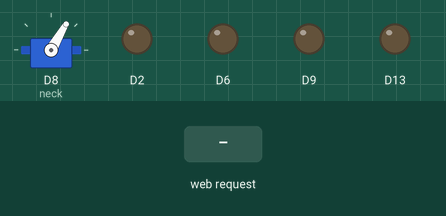
This sketch was run on a simulated Arduino MKR. Shown: servo, output pins drawn as LEDs (lit = HIGH). The test bench sets the inputs (shaded band).

Above: at 11.2 s.
11.3 s: HTTP request GET /6 received
At 11.8 s:
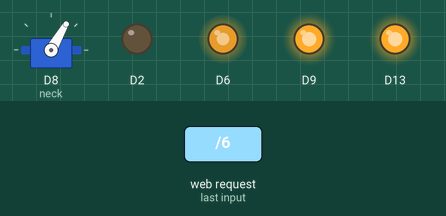
12.8 s: HTTP request GET /4 received
At 14.0 s:
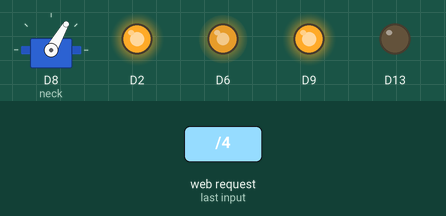
14.3 s: HTTP request GET /2 received
At 15.3 s:
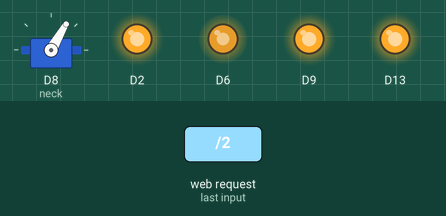
15.8 s: HTTP request GET /8 received
At 16.4 s:
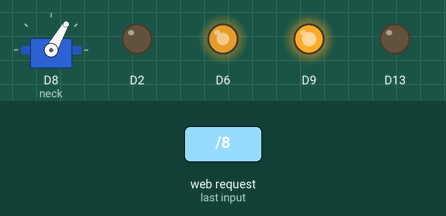
17.3 s: HTTP request GET /1 received
At 18.5 s:
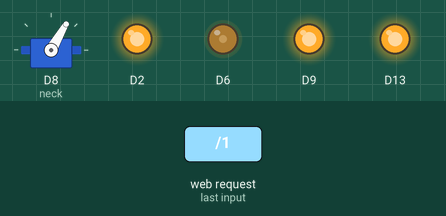
18.8 s: HTTP request GET /7 received
At 19.9 s:
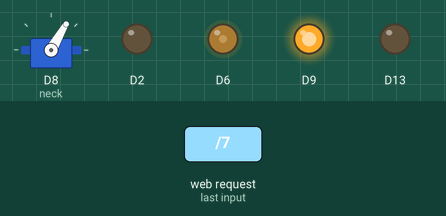
Timing chart, 0 to 21.3 s (numbered marks = the images above; inputs shaded):
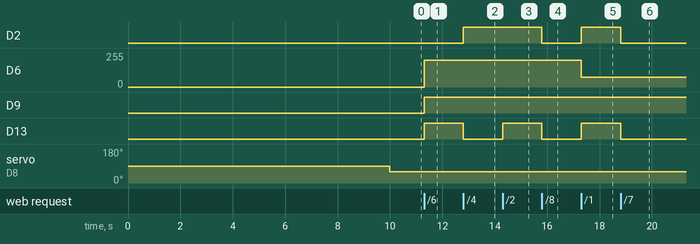

Measured:
- after the input at 11.3 s, D6: 0/255 → 200/255 at once; D9, D13: LOW → HIGH at once
- after the input at 12.8 s, D2: LOW → HIGH at once; D13: HIGH → LOW at once
- after the input at 14.3 s, D13: LOW → HIGH at once
- after the input at 15.8 s, D2, D13: HIGH → LOW at once
- after the input at 17.3 s, D2, D13: LOW → HIGH at once; D6: 200/255 → 75/255 at once
- after the input at 18.8 s, D2, D13: HIGH → LOW at once

The sketch:

OnboardArduino.ino
```cpp
#include <SPI.h>
#include <WiFi101.h>
#include<Servo.h>
#include <Arduino.h>
#include "wiring_private.h"

// DIGITAL PINS
//  0 --> Serial RX
//  1 --> Serial TX
//  2 --> R DIR
//  3 --> Serial2 RX
//  4 --> Serial2 TX
//  5 --> Wi-Fi Shield
//  6 --> L PWM
//  7 --> Wi-Fi Shield
//  8 --> Neck Servo Motor
//  9 --> R PWM
//  10 --> Wi-Fi Shield
//  11 --> Magnetic SOUTH
//  12 --> Magnetic NORTH
//  13 --> L DIR

// ANALOG PINS
//  A0 --> InfraRed
//  A1 --> Acoustic

Uart Serial2 (&sercom2, 3, 4, SERCOM_RX_PAD_1, UART_TX_PAD_0);

void SERCOM2_Handler() {  Serial2.IrqHandler(); }

Servo neck;
int neckPosn =60;

String outLizard = "";

String radio = "";
int IR = 0;
int acoustic = 0;
boolean south = true;
boolean north = true;

char ssid[] = "JIMMMMMMMMM";
char pass[] = "12345678";
int keyIndex = 0;

int status = WL_IDLE_STATUS;
WiFiServer server(80);

void setup() {
  pinMode(2, OUTPUT);
  pinMode(6, OUTPUT);
  pinMode(9, OUTPUT);
  pinMode(13, OUTPUT);
  pinMode(11, INPUT_PULLUP);
  pinMode(12, INPUT_PULLUP);

  neck.attach(8);

  if (WiFi.status() == WL_NO_SHIELD) {
    while (true);
  }

  WiFi.config(IPAddress(192, 168, 0, 6));
  status = WiFi.beginAP(ssid,pass);

  if (status != WL_AP_LISTENING) {
    while (true);
  }

  delay(10000);

  server.begin();

//  Serial.begin(9600);
//
//    while (!Serial) {
//    ; // wait for serial port to connect. Needed for native USB port only
//  }

}

void loop() {

  if (status != WiFi.status()) {
    status = WiFi.status();
    if (status == WL_AP_CONNECTED) {
      byte remoteMac[6];
      WiFi.APClientMacAddress(remoteMac);
    } else {
    }
  }

  WiFiClient client = server.available();

  if (client) {
    String currentLine = "";
    while (client.connected()) {
      if (client.available()) {
        char c = client.read();
        if (c == '\n') {
          if (currentLine.length() == 0) {
            client.println("HTTP/0.6 200 OK");
            client.println("Content-type:text/html");
            client.println();
            client.print("<title>" + outLizard + "</title>");
            client.println();
            break;
          }
          else {
            currentLine = "";
          }
        } else if (c != '\r') {
          currentLine += c;
        }

        if (currentLine.endsWith("GET /6")) {    //LEFT
          drive(200,HIGH,200,LOW);
        } else if (currentLine.endsWith("GET /4")) {    //RIGHT
          drive(200,LOW,200,HIGH);
        } else if (currentLine.endsWith("GET /2")) {    //FORWARD
          drive(200,HIGH,200,HIGH);
        } else if (currentLine.endsWith("GET /8")) {    //BACKWARD
          drive(200,LOW,200,LOW);
        } else if (currentLine.endsWith("GET /1")) {    //LEFT-FORWARD
          drive(75,HIGH,225,HIGH);
        } else if (currentLine.endsWith("GET /7")) {    //LEFT-BACKWARD
          drive(75,LOW,225,LOW);
        } else if (currentLine.endsWith("GET /3")) {    //RIGHT-FORWARD
          drive(225,HIGH,75,HIGH);
        } else if (currentLine.endsWith("GET /9")) {    //RIGHT-BACKWARD
          drive(225,LOW,75,LOW);
        } else if (currentLine.endsWith("GET /5")) {    //STOP
          drive(0,LOW,0,LOW);
        }

        if (currentLine.endsWith("GET /U") && neckPosn < 180) {     //NECK UP
          neckPosn += 15;
        } else if (currentLine.endsWith("GET /D") && neckPosn > 45) {     //NECK DOWN
          neckPosn -= 15;
        } else if (currentLine.endsWith("GET /X")) {      //NECK NO MOVE

        }


        if (currentLine.endsWith("GET /G")) {     //GET DATA
          char data;
          radio = "";
          Serial2.begin(600);
          delay(200);
          pinPeripheral(3, PIO_SERCOM_ALT);
          pinPeripheral(4, PIO_SERCOM_ALT);
          delay(200);
          for (int i=0; i<7; i++) {
            if (Serial2.available()) {
              data = Serial2.read();
              radio += data;
            }
            delay(100);
          }
          delay(100);
          Serial2.end();
          delay(100);
          IR = analogRead(A0);
          acoustic = analogRead(A1);

          if (radio.indexOf("#GAB") >= 0 && acoustic >= 300 && IR <= 200) {
            outLizard = "Gaborus";
          } else if (radio.indexOf("#NUC") >= 0 && acoustic <= 300 && IR <= 200) {
            outLizard = "Nucinkius";
          } else if (radio.indexOf("#DUR") >= 0 && acoustic <= 300 && IR <= 200) {
            outLizard = "Durranis";
          } else if (radio.indexOf("#PER") >= 0 && acoustic <= 300 && IR <= 200) {
            outLizard = "Pereai";
          } else if (IR >= 200 && IR <= 400 && acoustic <= 300) {
            outLizard = "Cheungus";
          } else if (IR >= 400 && acoustic >= 300) {
            outLizard = "Yeatmana";
          } else {
            outLizard = "Lizard cannot be identified";
          }

//          Serial.println(outLizard);
//          Serial.println(radio);
//          Serial.println(IR);
//          Serial.println(acoustic);
//          Serial.println("");

          radio = "";

        }

      }
    }
    client.stop();
  }
  neck.write(neckPosn);
}

void drive (int pwmL, int dirL, int pwmR, int dirR) {
  digitalWrite(2, dirR);
  analogWrite(9, pwmR);
  digitalWrite(13, dirL);
  analogWrite(6, pwmL);
}
```
